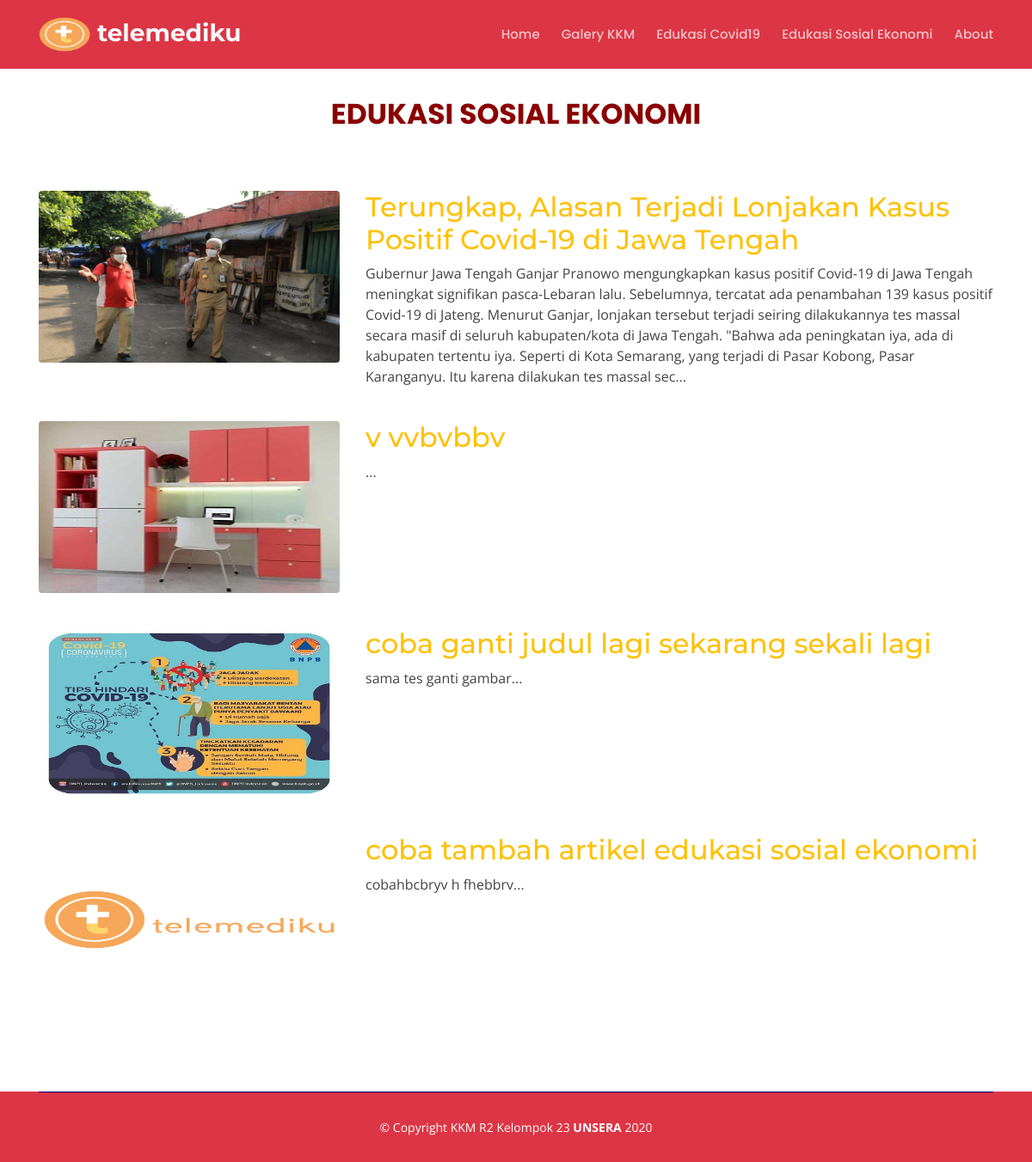
/index.php/edukasisosialekonomi, run on the app's committed database.
### tables this page shows
CREATE TABLE `user_menu` (
  `id` int(11) NOT NULL,
  `title` varchar(128) NOT NULL,
  `url` varchar(128) NOT NULL,
  `is_active` int(1) NOT NULL
);

CREATE TABLE `edukasi_sosial_ekonomi` (
  `id` int(11) NOT NULL,
  `judul` varchar(228) NOT NULL,
  `paragraf1` varchar(500) NOT NULL,
  `paragraf2` varchar(500) NOT NULL,
  `paragraf3` varchar(500) NOT NULL,
  `paragraf4` varchar(500) NOT NULL,
  `paragraf5` varchar(500) NOT NULL,
  `paragraf6` varchar(500) NOT NULL,
  `paragraf7` varchar(500) NOT NULL,
  `paragraf8` varchar(500) NOT NULL,
  `paragraf9` varchar(500) NOT NULL,
  `gambar` varchar(225) NOT NULL,
  `tanggal` int(11) NOT NULL,
  `oleh` varchar(125) NOT NULL
);

### application/controllers/EdukasiSosialEkonomi.php (called while the page is built, shortened)
<?php
class EdukasiSosialEkonomi extends CI_Controller
{
    public function index()
    {
        $data['menu'] = $this->User_model->getMenu();
        $data['artikel'] = $this->User_model->getAllArtikel('edukasi_sosial_ekonomi');
        $this->load->view('user/templates/header', $data);
        $this->load->view('user/edukasisosialekonomi', $data);
        $this->load->view('user/templates/footer');
    }
}

### index.php (called while the page is built, shortened)
<?php
require_once BASEPATH.'core/CodeIgniter.php';

### application/models/User_model.php (called while the page is built, shortened)
<?php
class User_model extends CI_Model
{
    public function getMenu()
    {
        return $this->db->get('user_menu')->result_array();
    }
    public function getAllArtikel($table)
    {
        return $this->db->get($table)->result_array();
    }
}

### application/views/user/edukasisosialekonomi.php (the view)
<section id="details" class="details mt-5">
    <div class="container">
        <div class="section-title" data-aos="fade-up">
            <p class="text-center">Edukasi Sosial Ekonomi</p>
        </div>
        <?php foreach ($artikel as $artkl) : ?>
            <div class="row content my-4">
                <div class="col-md-4" data-aos="fade-right">
                    <a href="<?= base_url('edukasicovid/detailartikel/') . $artkl['id']; ?>">
                        <img src="<?= base_url('assets/Bootslander/img/edukasiSosialEkonomi/') . $artkl['gambar']; ?>" class="rounded img-fluid mb-3" style="width: 400px; height:200px" alt="">
                    </a>
                </div>
                <div class="col-md-8" data-aos="fade-up">
                    <a href="<?= base_url('edukasisosialekonomi/detailartikel/') . $artkl['id']; ?>">
                        <h2><?= $artkl['judul']; ?></h2>
                    </a>
                    <p class="mb-3">
                        <?= $artkl['paragraf1']; ?>...
                    </p>
                </div>
            </div>
        <?php endforeach; ?>
    </div>
</section>

### application/views/user/templates/header.php (shortened to what this page needs)
<!DOCTYPE html>
<html lang="en">
<head>
    <link href="<?= base_url('assets/Bootslander/'); ?>vendor/bootstrap/css/bootstrap.min.css" rel="stylesheet">
    <link href="<?= base_url('assets/Bootslander/'); ?>vendor/icofont/icofont.min.css" rel="stylesheet">
    <link href="<?= base_url('assets/Bootslander/'); ?>vendor/boxicons/css/boxicons.min.css" rel="stylesheet">
    <link href="<?= base_url('assets/Bootslander/'); ?>vendor/venobox/venobox.css" rel="stylesheet">
    <link href="<?= base_url('assets/Bootslander/'); ?>vendor/remixicon/remixicon.css" rel="stylesheet">
    <link href="<?= base_url('assets/Bootslander/'); ?>vendor/owl.carousel/assets/owl.carousel.min.css" rel="stylesheet">
    <link href="<?= base_url('assets/Bootslander/'); ?>vendor/aos/aos.css" rel="stylesheet">
    <link href="<?= base_url('assets/Bootslander/'); ?>css/style.css" rel="stylesheet">
</head>
<body>
    <header id="header" class="fixed-top d-flex bg-danger align-items-center">
        <div class="container d-flex align-items-center">
            <div class="logo mr-auto">
                <a href="<?= base_url(); ?>"><img src="<?= base_url('assets/Bootslander/img/logo/'); ?>500x500 full.png" alt="" class="img-fluid" width="60" height="80">
                    <h1 class="text-light float-right mt-1 ml-2"><span>telemediku</span></h1>
                </a>
            </div>
            <nav class="nav-menu d-none d-lg-block">
                <ul>
                    <?php foreach ($menu as $m) : ?>
                        <li><a href="<?= base_url($m['url']); ?>"><?= $m['title']; ?></a></li>
                    <?php endforeach; ?>
                </ul>
            </nav>
        </div>
    </header>

### application/views/user/templates/footer.php (shortened to what this page needs)
<footer id="footer" class="bg-danger">
    <div class="container">
        <div class="copyright">
            &copy; Copyright KKM R2 Kelompok 23 <strong><span>UNSERA</span></strong> 2020
        </div>
    </div>
</footer>
</body>
</html>

### assets/Bootslander/css/style.css (style rules this page uses)
body { font-family: "Open Sans", sans-serif; color: #444444; }
a { color: #ffc107; }
h1, h2, h3, h4, h5, h6 { font-family: "Montserrat", sans-serif; }
#header { height: 80px; transition: all 0.5s; z-index: 997; transition: all 0.5s; }
#header .logo h1 { font-size: 28px; margin: 0; padding: 0; line-height: 1; font-weight: 700; }
#header .logo img { padding: 0; margin: 0; max-height: 40px; }
.nav-menu, .nav-menu * { margin: 0; padding: 0; list-style: none; }
.nav-menu>ul>li { position: relative; white-space: nowrap; float: left; }
.nav-menu a { display: block; position: relative; color: rgba(255, 255, 255, 0.7); padding: 10px 0 10px 25px; transition: 0.3s; font-size: 15px; font-weight: 500; font-family: "Poppins", sans-serif; }
.nav-menu>ul>li>a:before { content: ""; position: absolute; width: 0; height: 2px; bottom: 3px; left: 25px; background-color: #f6b024; visibility: hidden; width: 0px; transition: all 0.3s ease-in-out 0s; }
.mobile-nav { position: fixed; top: 55px; right: 15px; bottom: 15px; left: 15px; z-index: 9999; overflow-y: auto; background: #fff; transition: ease-in-out 0.2s; opacity: 0; visibility: hidden; border-radius: 10px; padding: 10px 0; }
.mobile-nav * { margin: 0; padding: 0; list-style: none; }
.mobile-nav a { display: block; position: relative; color: #8b0101; padding: 10px 20px; font-weight: 500; outline: none; }
section { padding: 60px 0; overflow: hidden; }
.section-title { padding-bottom: 40px; }
.section-title p { margin: 0; margin: 0; font-size: 33px; font-weight: 700; text-transform: uppercase; font-family: "Poppins", sans-serif; color: #8b0101; }
.details .content+.content { margin-top: 100px; }
.details .content p:last-child { margin-bottom: 0; }
#footer { background: #010351; padding: 0 0 30px 0; color: #fff; font-size: 14px; }
#footer .copyright { border-top: 1px solid #010479; text-align: center; padding-top: 30px; }

### data on the page
user_menu: title "Home"
user_menu: title "Galery KKM"
user_menu: title "Edukasi Covid19"
user_menu: title "Edukasi Sosial Ekonomi"
user_menu: title "About"
edukasi_sosial_ekonomi: gambar (picture), judul "Terungkap, Alasan Terjadi Lonjakan Kasus Positif Covid-19 di Jawa Tengah", paragraf1 "Gubernur Jawa Tengah Ganjar Pranowo mengungkapkan kasus positif Covid-19 di Jawa Tengah meningkat signifikan pasca-Lebaran lalu. Sebelumnya, tercatat ada penambahan 139 kasus positif Covid-19 di Jateng. Menurut Ganjar, lonjakan tersebut terjadi seiring dilakukannya tes massal secara masif di seluruh kabupaten/kota di Jawa Tengah. \"Bahwa ada peningkatan iya, ada di kabupaten tertentu iya. Seperti di Kota Semarang, yang terjadi di Pasar Kobong, Pasar Karanganyu. Itu karena dilakukan tes massal sec"
edukasi_sosial_ekonomi: gambar (picture), judul "v vvbvbbv"
edukasi_sosial_ekonomi: gambar (picture), judul "coba ganti judul lagi sekarang sekali lagi", paragraf1 "sama tes ganti gambar"
edukasi_sosial_ekonomi: gambar (picture), judul "coba tambah artikel edukasi sosial ekonomi", paragraf1 "cobahbcbryv h fhebbrv"
